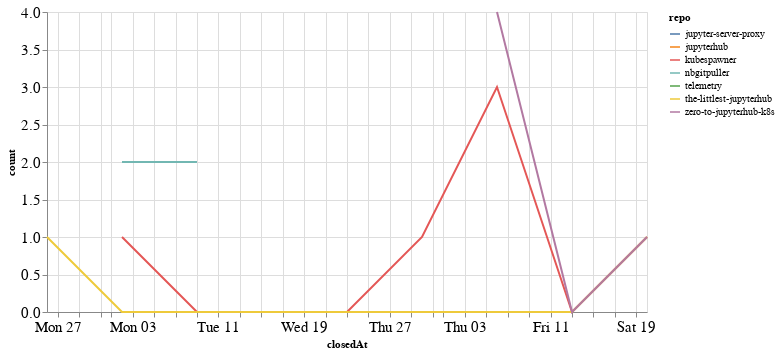

Notebook source saved alongside this figure:
### Code cell
closed_by_time = closed_by.groupby('repo').resample('W', on='closedAt').count()['author'].reset_index()
closed_by_time = closed_by_time.rename(columns={'author': 'count'})

alt.Chart(closed_by_time, width=600).mark_line().encode(
    x='closedAt',
    y='count',
    color='repo',
    tooltip="repo"
)

### Figure 1 — Vega-Lite specification as saved in the notebook (floating-point values rounded to 4 significant figures)
{"config": {"axisLeft": {"labelFontSize": 15}, "axisBottom": {"labelFontSize": 15}}, "data": {"name": "data-e6907daccbf09ab54536a39752754ae0"}, "mark": "line", "encoding": {"color": {"type": "nominal", "field": "repo"}, "tooltip": {"type": "nominal", "field": "repo"}, "x": {"type": "temporal", "field": "closedAt"}, "y": {"type": "quantitative", "field": "count"}}, "width": 600, "$schema": "https://vega.github.io/schema/vega-lite/v4.8.1.json", "datasets": {"data-e6907daccbf09ab54536a39752754ae0": [{"repo": "jupyter-server-proxy", "closedAt": "2020-09-20T00:00:00", "count": 2}, {"repo": "jupyterhub", "closedAt": "2020-09-20T00:00:00", "count": 1}, {"repo": "kubespawner", "closedAt": "2020-08-02T00:00:00", "count": 1}, {"repo": "kubespawner", "closedAt": "2020-08-09T00:00:00", "count": 0}, {"repo": "kubespawner", "closedAt": "2020-08-16T00:00:00", "count": 0}, {"repo": "kubespawner", "closedAt": "2020-08-23T00:00:00", "count": 0}, {"repo": "kubespawner", "closedAt": "2020-08-30T00:00:00", "count": 1}, {"repo": "kubespawner", "closedAt": "2020-09-06T00:00:00", "count": 3}, {"repo": "kubespawner", "closedAt": "2020-09-13T00:00:00", "count": 0}, {"repo": "kubespawner", "closedAt": "2020-09-20T00:00:00", "count": 1}, {"repo": "nbgitpuller", "closedAt": "2020-08-02T00:00:00", "count": 2}, {"repo": "nbgitpuller", "closedAt": "2020-08-09T00:00:00", "count": 2}, {"repo": "telemetry", "closedAt": "2020-08-30T00:00:00", "count": 1}, {"repo": "the-littlest-jupyterhub", "closedAt": "2020-07-26T00:00:00", "count": 1}, {"repo": "the-littlest-jupyterhub", "closedAt": "2020-08-02T00:00:00", "count": 0}, {"repo": "the-littlest-jupyterhub", "closedAt": "2020-08-09T00:00:00", "count": 0}, {"repo": "the-littlest-jupyterhub", "closedAt": "2020-08-16T00:00:00", "count": 0}, {"repo": "the-littlest-jupyterhub", "closedAt": "2020-08-23T00:00:00", "count": 0}, {"repo": "the-littlest-jupyterhub", "closedAt": "2020-08-30T00:00:00", "count": 0}, {"repo": "the-littlest-jupyterhub", "closedAt": "2020-09-06T00:00:00", "count": 0}, {"repo": "the-littlest-jupyterhub", "closedAt": "2020-09-13T00:00:00", "count": 0}, {"repo": "the-littlest-jupyterhub", "closedAt": "2020-09-20T00:00:00", "count": 1}, {"repo": "zero-to-jupyterhub-k8s", "closedAt": "2020-09-06T00:00:00", "count": 4}, {"repo": "zero-to-jupyterhub-k8s", "closedAt": "2020-09-13T00:00:00", "count": 0}, {"repo": "zero-to-jupyterhub-k8s", "closedAt": "2020-09-20T00:00:00", "count": 1}]}}
